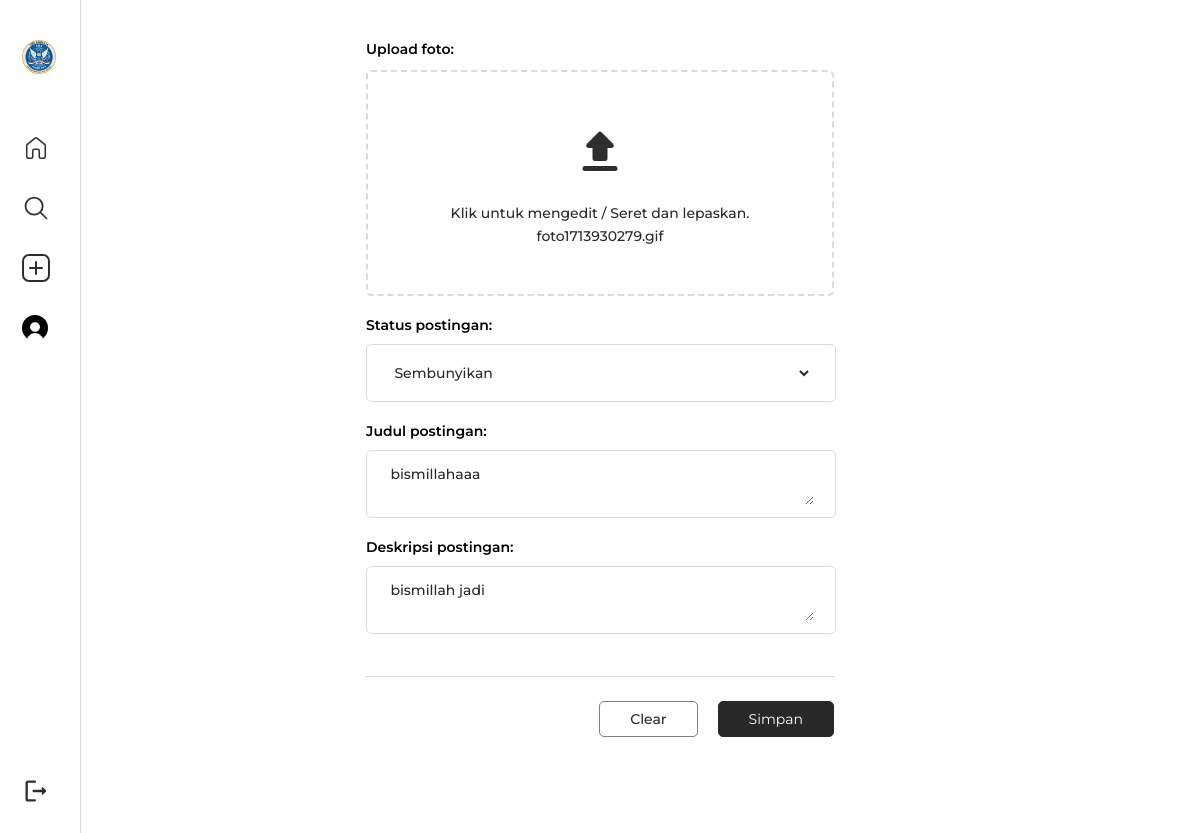
The page /AngkasaaConnect2/editpostingan.php?id=95 (signed in) on the database its author committed.
### tables this page shows
CREATE TABLE `tb_image` (
  `image_id` int(11) NOT NULL,
  `category_id` int(11) NOT NULL,
  `category_name` varchar(100) NOT NULL,
  `admin_id` int(11) NOT NULL,
  `admin_name` varchar(100) NOT NULL,
  `image_name` text NOT NULL,
  `image_description` text NOT NULL,
  `image` varchar(100) NOT NULL,
  `image_status` tinyint(1) NOT NULL,
  `date_created` timestamp NOT NULL DEFAULT current_timestamp() ON UPDATE current_timestamp()
);

### AngkasaaConnect2/EditPostingan.php (the view, shortened to what this page needs)
<?php
include 'db.php';
$produk = mysqli_query($conn, "SELECT * FROM  tb_image WHERE image_id = '" . $_GET['id'] . "'");
$p = mysqli_fetch_object($produk);
?>
<!DOCTYPE html>
<html lang="en">
<head>
    <link rel="stylesheet" href="https://cdn.jsdelivr.net/npm/bootstrap-icons@1.10.3/font/bootstrap-icons.css">
    <link rel="stylesheet" href="css/style.css">
    <link rel="stylesheet" href="css/form.css">
    <link rel="stylesheet" href="css/sidebar.css">
</head>
<body>
    <aside class="sidebar">
        <header class="sidebar-header">
            <a class="logo" href="dashboard.php">
                <img class="logo-img" src="image/logoAngkasa.png" />
            </a>
        </header>
        <nav>
            <button>
                <a href="dashboard.php">
                </a>
            </button>
            <button><a href="search-login.php">
                    <span>Cari</span></a>
            </button>
            <button>
                <a href="TambahPostingan.php"><svg xmlns="http://www.w3.org/2000/svg" width="28" height="28"
                        viewBox="0 0 14 14">
                        <path fill="none" stroke="#2e2e2e" stroke-linecap="round" stroke-linejoin="round"
                            d="M7 4v6M4 7h6m.5-6.5h-7a3 3 0 0 0-3 3v7a3 3 0 0 0 3 3h7a3 3 0 0 0 3-3v-7a3 3 0 0 0-3-3" />
                    </svg>
                </a>
            </button>
            <button>
                <a href="Profile.php">
                    <img class="account-img-sidebar" src="image/profile/default.jpeg" alt="">
                </a>
            </button>
            <button>
                <a href="logout.php" onclick="return confirm('Yakin Ingin Loggout ?')">
                </a>
            </button>
        </nav>
    </aside>
    <main class="main flex-row">
        <section class="content feed2 flex-row">
            <form class="form-box" action="" method="POST" enctype="multipart/form-data">
                <label style="font-weight: 600; font-size: 14px; margin-bottom: 12px;">Upload foto: </label>
                <div class="dropzone-area">
                    <div class="file-upload-icon" style="width: 100%;">
                    </div> <br>
                    <p id="upload-text" style="font-weight: 500; margin-bottom: 5px; font-size: 14px;">
                        Klik untuk mengedit / Seret dan lepaskan. </p>
                    <p style="font-weight: 500; font-size: 14px;" class="message"><?php echo $p->image ?>
                    </p>
                </div>
                <label style="font-weight: 600; font-size: 14px; margin: 20px 0px 10px 0px;">Status postingan: </label>
                <div class="input-wrap flex-row">
                    <select style="width: 90%;     margin: 12px 16px;" required style="height: 52px;" class="control"
                        name="status">
                        <option value="0" <?php echo ($p->image_status == 0) ? 'selected' : ''; ?>>Sembunyikan
                        </option>
                    </select>
                </div>
                <label style="font-weight: 600; font-size: 14px; margin: 20px 0px 10px 0px;" for="jdl">Judul postingan:
                </label>
                <div class="input-wrap flex-row">
                    <textarea style="width: 90%;     margin: 12px 16px;" id="jdl" required class="textarea-control"
                        name="nama" placeholder="Judul postingan"><?php echo $p->image_name ?></textarea>
                </div>
                <label style="font-weight: 600; font-size: 14px; margin: 20px 0px 10px 0px;" for="dks">Deskripsi postingan:
                </label>
                <div class="input-wrap flex-row">
                    <textarea style="width: 90%;     margin: 12px 16px;" id="dks" required class="textarea-control"
                        name="deskripsi"
                        placeholder="Deskripsi postingan"><?php echo $p->image_description ?></textarea>
                </div>
                <div class="form-actions flex-row">
                    <button class="reset" type="button" onclick="clearForm()">
                        Clear
                    </button>
                    <button type="submit" name="submit">
                        Simpan
                    </button>
                </div>
            </form>
        </section>
    </main>
</body>
</html>

### AngkasaaConnect2/css/style.css (style rules this page uses)
body, h1, h2, h3, p, span, li, button, a, div { margin: 0; padding: 0; font-family: 'Montserrat', sans-serif; list-style: none; text-decoration: none; }
html { scroll-behavior: smooth; }
body { overflow: scroll; overflow-x: hidden; background-color: var(--white); }
:root { --hitam: #292929; --white: #ffffff; --background: #fafafa; --border: #dbdbdb; --hover: #f2f2f2; --gray: gray; }
.flex-row { display: flex; flex-direction: row; align-items: center; justify-content: center; }
.main { padding-bottom: 110px; column-count: 1; column-gap: 60px; margin-top: 40px; }

### AngkasaaConnect2/css/form.css (style rules this page uses)
.content { width: 468px; }
.form-box { display: flex; justify-content: center; flex-direction: column; width: 100%; }
.dropzone-area { padding: 1rem; position: relative; height: 190px; display: flex; text-align: center; justify-content: center; align-items: center; flex-direction: column; border: 2px dashed var(--border); border-radius: 5px; color: var(--hitam); cursor: pointer; }
.input-wrap { border: 1px solid var(--border); border-radius: 5px; width: 100%; }
.control { border: 0; outline: none; width: 82%; height: 32px; color: var(--hitam); font-weight: 500; font-family: inherit; font-size: 14px; transition: 0.4s; background-color: var(--white); }
.textarea-control { border: 0; outline: none; height: 38px; resize: vertical; width: 82%; margin: 12px 16px 12px 0px; color: var(--hitam); font-size: 14px; font-weight: 500; font-family: inherit; background-color: var(--white); }
.form-actions { align-items: end; padding-top: 24px; margin-top: 42px; border-top: 1px solid var(--border); gap: 20px; justify-content: flex-end; }
.form-actions button { font-weight: 400; font-size: 14px; padding: 8px 30px; border-radius: 5px; background-color: var(--hitam); border: 1px solid var(--hitam); color: var(--white); }
.form-actions .reset { font-weight: 500; margin-left: auto; background-color: transparent; border: 1px solid var(--gray); color: var(--hitam); }

### AngkasaaConnect2/css/sidebar.css (style rules this page uses)
.sidebar { position: fixed; top: 0; left: 0; display: flex; flex-direction: column; align-items: flex-start; width: 230px; height: 100%; padding: 40px 10px 30px 10px; background: #ffffff; border-right: 1px solid var(--border); transition: 0.3s; }
.sidebar-header { width: 100%; margin-bottom: 44px; }
.logo { display: flex; padding: 0 12px; flex-direction: row; }
.logo-img { margin-right: 10px; height: 34px; }
.sidebar nav { flex: 1 1 auto; display: flex; flex-direction: column; width: 100%; }
.sidebar nav button { height: 60px; background: transparent; border: 0; padding: 0; font-family: Montserrat; cursor: pointer; }
.sidebar nav button>a { text-decoration: none; color: var(--hitam); font-weight: 500; font-size: 16px; display: flex; align-items: center; height: 55px; padding: 0 12px; border-radius: 10px; line-height: 1; }
.account-img-sidebar { width: 26px; height: 26px; border-radius: 100%; }
.sidebar button:last-child { margin-top: auto; margin-bottom: 66px; }
@media (width < 1201px) { .sidebar { width: 60px; } }
@media (width < 1201px) { .sidebar button a { width: 28px; } }

### rows shown on the page
tb_image: image "foto1713930279.gif", status "Sembunyikan", nama "bismillahaaa", deskripsi "bismillah jadi"
